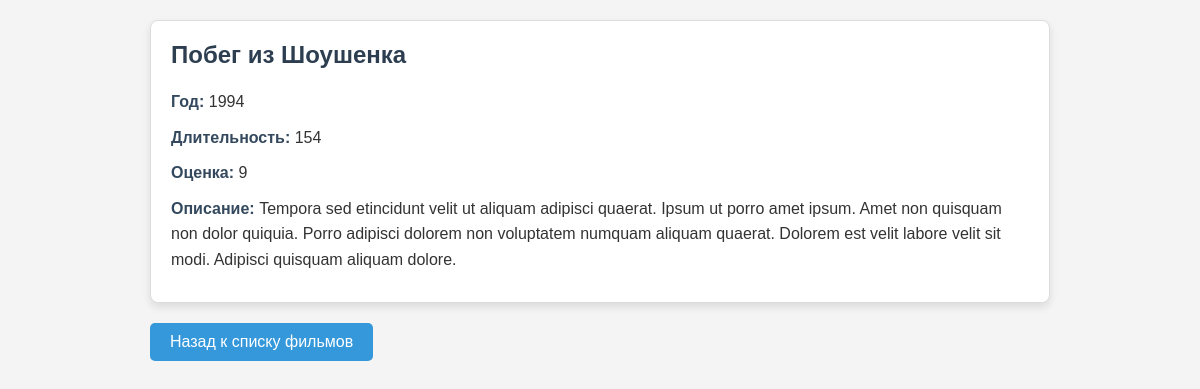
Page /drama/The-Shawshank-Redemption/ on the committed database.
### main/models.py (models this page shows, shortened)
class Movie(models.Model):
    name = models.CharField(max_length=50)
    slug = models.SlugField(max_length=200)
    year = models.IntegerField(max_length=4)
    during = models.IntegerField(max_length=10)
    grade = models.IntegerField(max_length=2)
    description = models.TextField()
    category = models.ForeignKey(to=Genr, on_delete=models.PROTECT)
    class Meta():
        ordering = ('id',)

### main/views.py (the view)
# urls.py: path('<slug:genr>/<slug:moox>/',views.movie_page,name='movie_detail'),
def movie_page(request,genr,moox):
    movie = Movie.objects.get(slug=moox)
    context = {'movie':movie}
    return render(request,'main/movie.html',context)

### templates/main/movie.html (shortened to what this page needs)
<!DOCTYPE html>
<html lang="ru">
<head>
</head>
<body>
    <div class="movie-details">
        <h2>{{ movie.name }}</h2>
        <p><strong>Год:</strong> {{ movie.year }}</p>
        <p><strong>Длительность:</strong> {{ movie.during }}</p>
        <p><strong>Оценка:</strong> {{ movie.grade }}</p>
        <p><strong>Описание:</strong> {{ movie.description }}</p>
    </div>
    <a href="\" class="back-link">Назад к списку фильмов</a>
</body>
</html>

### templates/main/movie.html (style rules this page uses)
body { font-family: Arial, sans-serif; background-color: #f4f4f4; padding: 20px; max-width: 900px; margin: auto; color: #333; }
.movie-details { background-color: #fff; border: 1px solid #ddd; border-radius: 8px; padding: 20px; box-shadow: 0 4px 8px rgba(0, 0, 0, 0.1); }
.movie-details h2 { margin-top: 0; color: #2c3e50; }
.movie-details p { margin: 10px 0; font-size: 16px; line-height: 1.6; }
.movie-details strong { color: #34495e; }
.back-link { display: inline-block; margin-top: 20px; padding: 10px 20px; font-size: 16px; color: #fff; background-color: #3498db; border-radius: 5px; text-decoration: none; transition: background-color 0.3s ease; }

### rows in the picture
Movie: name "Побег из Шоушенка", year "1994", during "154", grade "9", description "Tempora sed etincidunt velit ut aliquam adipisci quaerat. Ipsum ut porro amet ipsum. Amet non quisquam non dolor quiquia. Porro adipisci dolorem non voluptatem numquam aliquam quaerat. Dolorem est velit labore velit sit modi. Adipisci quisquam aliquam dolore."
